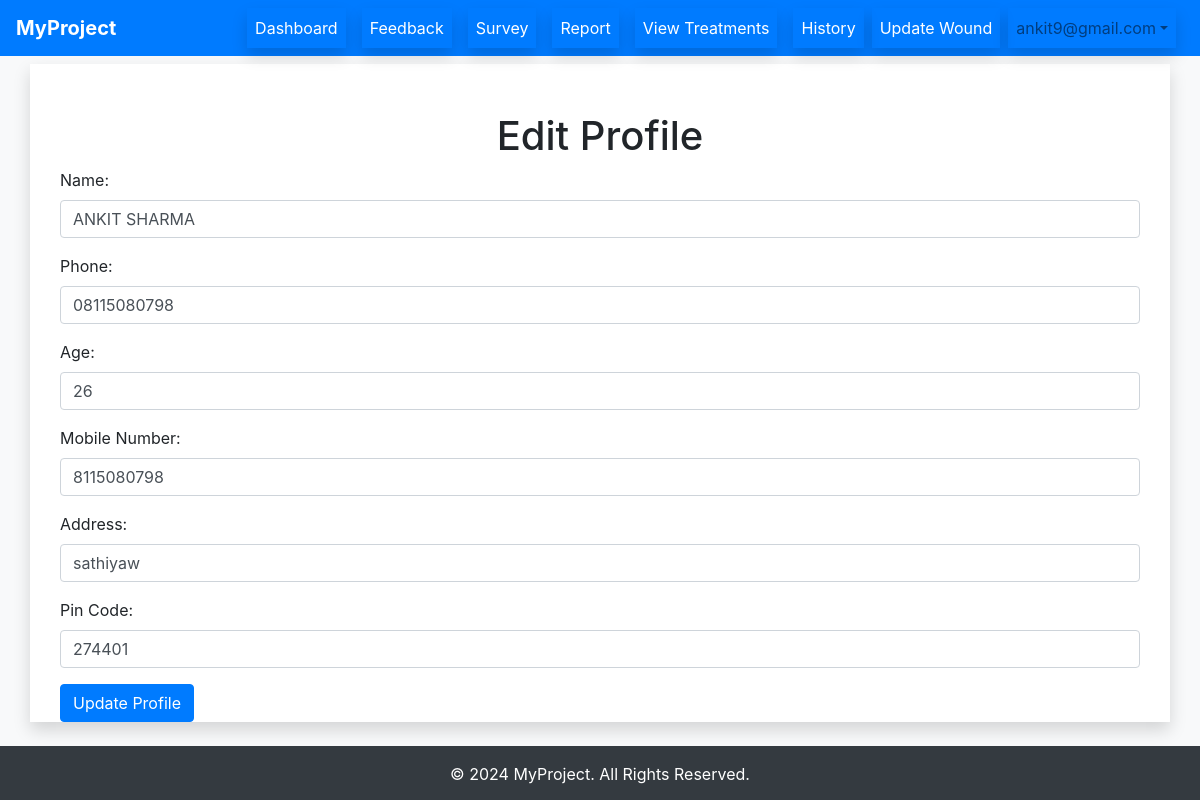
The page /editprofile/ (signed in) on the database its author committed.
### main/models.py (models this page shows, shortened)
class Patient(models.Model):
    user = models.OneToOneField(User, on_delete=models.CASCADE)
    name = models.CharField(max_length=100)
    phone = models.CharField(max_length=15)
    age = models.IntegerField()
    address = models.CharField(max_length=100, null=True, blank=True,default='')
    pin_code = models.CharField(max_length=10, null=True, blank=True,default='')
    mobile_number = models.CharField(max_length=15, null=True, blank=True,default='')

### main/decorators.py (the view)
    @login_required(login_url='/login/')
    def _wrapped_view(request, *args, **kwargs):
        try:
            request.user.patient
        except Patient.DoesNotExist:
            auth_logout(request)
            return HttpResponseRedirect(reverse('login'))
        return view_func(request, *args, **kwargs)

### main/views.py (called while the page is built, shortened)
@patient_required
def editprofile(request):
    user = request.user
    patient = Patient.objects.get(user=user)
    return render(request, 'editprofile.html', {'patient': patient})

### templates/editprofile.html (shortened to what this page needs)
{% extends 'base.html' %}
{% block content %}
<div class="container mt-5">
    <h1 class="text-center">Edit Profile</h1>
    <form method="POST">
        <div class="form-group">
            <label for="name">Name:</label>
            <input type="text" class="form-control" id="name" name="name" value="{{ patient.name }}" required>
        </div>
        <div class="form-group">
            <label for="phone">Phone:</label>
            <input type="text" class="form-control" id="phone" name="phone" value="{{ patient.phone }}" required>
        </div>
        <div class="form-group">
            <label for="age">Age:</label>
            <input type="number" class="form-control" id="age" name="age" value="{{ patient.age }}" required>
        </div>
        <div class="form-group">
            <label for="mobile_number">Mobile Number:</label>
            <input type="text" class="form-control" id="mobile_number" name="mobile_number" value="{{ patient.mobile_number }}" required>
        </div>
        <div class="form-group">
            <label for="address">Address:</label>
            <input type="text" class="form-control" id="address" name="address" value="{{ patient.address }}" required>
        </div>
        <div class="form-group">
            <label for="pin_code">Pin Code:</label>
            <input type="text" class="form-control" id="pin_code" name="pin_code" value="{{ patient.pin_code }}" required>
        </div>
        <button type="submit" class="btn btn-primary">Update Profile</button>
    </form>
</div>
{% endblock %}

### templates/base.html (style rules this page uses)
html, body { height: 100%; margin: 0; }

### rows shown on the page
Patient: name "ANKIT SHARMA", phone "08115080798", age "26", mobile_number "8115080798", address "sathiyaw", pin_code "274401"

### other values the page prints
{{ request.session.name }} "ankit9@gmail.com"
